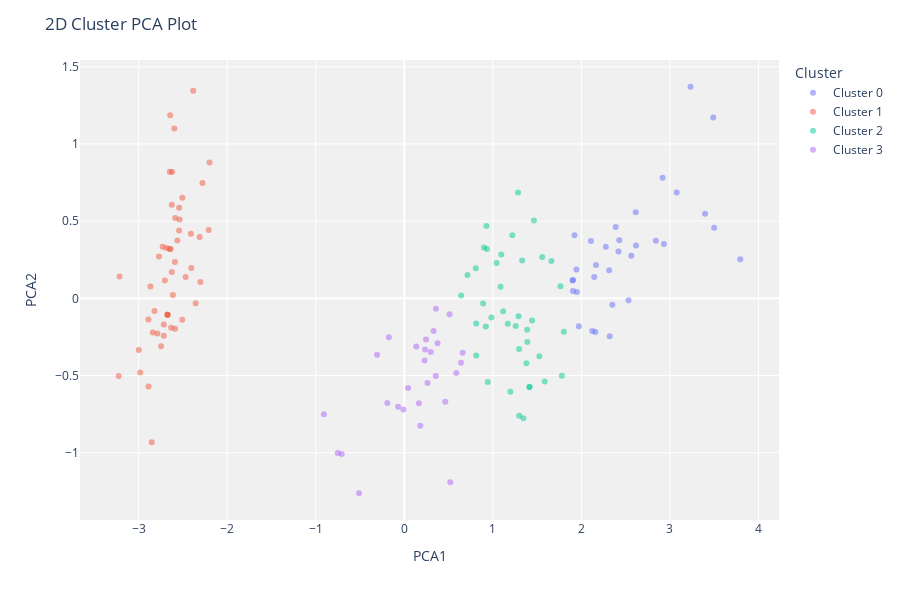

This figure's notebook cell:
### Code cell
plot_model(kmeans, plot='cluster')

### Figure 1 — Plotly figure (JSON) as saved in the notebook; plotly's stock layout.template omitted (floating-point values rounded to 4 significant figures)
{"data": [{"customdata": [[6.3], [6.7], [6.7], [6.8], [6.9], [6.7], [6.9], [6.4], [6.3], [7.7], [6.4], [7.9], [7.4], [6.4], [7.2], [6.7], [7.2], [7.7], [7.1], [6.3], [6.5], [6.2], [7.3], [6.7], [7.2], [7.6], [6.4], [6.5], [7.7], [7.7], [6.9], [6.8]], "hovertemplate": "Cluster=Cluster 0<br>PCA1=%{x}<br>PCA2=%{y}<br>Feature=%{customdata[0]}<extra></extra>", "legendgroup": "Cluster 0", "marker": {"color": "#636efa", "opacity": 0.5, "symbol": "circle"}, "mode": "markers", "name": "Cluster 0", "orientation": "v", "showlegend": true, "textposition": "top center", "type": "scatter", "x": [2.532, 1.944, 2.419, 2.563, 1.922, 2.314, 2.108, 1.905, 2.145, 3.077, 2.159, 3.232, 2.841, 2.123, 2.614, 2.276, 2.388, 3.499, 2.616, 1.971, 2.35, 1.902, 2.932, 2.32, 2.918, 3.397, 1.905, 1.949, 3.489, 3.795, 2.428, 2.165], "xaxis": "x", "y": [-0.01184, 0.1874, 0.3035, 0.276, 0.4093, 0.1826, 0.3715, 0.04805, 0.1389, 0.6858, -0.2183, 1.371, 0.3727, -0.2109, 0.5584, 0.3334, 0.4625, 0.4568, 0.3419, -0.1811, -0.04188, 0.1159, 0.3524, -0.2455, 0.7804, 0.5472, 0.1188, 0.04073, 1.172, 0.2533, 0.3768, 0.2153], "yaxis": "y"}, {"customdata": [[4.4], [5], [4.6], [5.1], [4.8], [5.1], [5], [4.5], [5.1], [5.1], [5.4], [5.1], [5], [5.1], [5.4], [5.7], [5.8], [4.3], [4.8], [5.1], [4.8], [4.9], [4.4], [5], [4.6], [5.4], [5], [4.6], [4.7], [4.9], [5.4], [4.6], [5.7], [5.4], [4.4], [4.9], [5.5], [5], [4.9], [5.5], [5.2], [4.8], [4.7], [5.3], [5], [5.1], [5.2], [4.8], [5.2], [5]], "hovertemplate": "Cluster=Cluster 1<br>PCA1=%{x}<br>PCA2=%{y}<br>Feature=%{customdata[0]}<extra></extra>", "legendgroup": "Cluster 1", "marker": {"color": "#EF553B", "opacity": 0.5, "symbol": "circle"}, "mode": "markers", "name": "Cluster 1", "orientation": "v", "showlegend": true, "textposition": "top center", "type": "scatter", "x": [-2.998, -2.704, -2.84, -2.538, -2.716, -2.209, -2.406, -2.852, -2.684, -2.59, -2.311, -2.587, -2.77, -2.648, -2.623, -2.384, -2.644, -3.225, -2.787, -2.543, -2.613, -2.674, -2.888, -2.626, -2.821, -2.28, -2.729, -2.746, -2.89, -2.715, -2.507, -3.216, -2.199, -2.41, -2.982, -2.674, -2.625, -2.867, -2.674, -2.597, -2.648, -2.588, -2.633, -2.543, -2.469, -2.303, -2.64, -2.356, -2.562, -2.508], "xaxis": "x", "y": [-0.3343, 0.115, -0.2206, 0.5104, -0.2427, 0.4427, 0.1959, -0.9329, 0.3266, 0.2361, 0.3979, 0.5205, 0.2711, 0.3191, 0.8181, 1.345, 1.186, -0.5033, -0.2277, 0.44, 0.02152, -0.1067, -0.5708, 0.1704, -0.0821, 0.7478, 0.3339, -0.3111, -0.1373, -0.1696, 0.6519, 0.1416, 0.8792, 0.4181, -0.4803, -0.1067, 0.6068, 0.07719, -0.1067, 1.1, 0.82, -0.1974, -0.1901, 0.5863, 0.1379, 0.1055, 0.3193, -0.03121, 0.3747, -0.1391], "yaxis": "y"}, {"customdata": [[6], [6.1], [6.2], [5.8], [6.5], [5.8], [6.3], [5.7], [5.8], [6.5], [6.3], [6.3], [6], [5.6], [6.4], [6.1], [6.4], [6.1], [7], [6.4], [6.9], [6.5], [6.3], [6.6], [6.1], [6.7], [6.2], [5.9], [6.3], [6.6], [6.8], [6.7], [6], [5.9], [6.1], [6.2], [6], [6.7], [6.3], [6]], "hovertemplate": "Cluster=Cluster 2<br>PCA1=%{x}<br>PCA2=%{y}<br>Feature=%{customdata[0]}<extra></extra>", "legendgroup": "Cluster 2", "marker": {"color": "#00cc96", "opacity": 0.5, "symbol": "circle"}, "mode": "markers", "name": "Cluster 2", "orientation": "v", "showlegend": true, "textposition": "top center", "type": "scatter", "x": [1.169, 1.291, 1.258, 1.414, 1.662, 1.414, 1.388, 1.345, 1.585, 1.764, 1.526, 1.443, 1.298, 1.198, 1.802, 1.78, 0.714, 0.9205, 1.285, 0.9324, 1.464, 1.087, 1.095, 1.043, 0.984, 0.9276, 0.9424, 1.116, 1.296, 0.8996, 1.331, 1.557, 0.8125, 1.39, 0.8902, 0.6417, 0.8072, 1.22, 0.8129, 1.379], "xaxis": "x", "y": [-0.1645, -0.1164, -0.1791, -0.5749, 0.242, -0.5749, -0.204, -0.7764, -0.5393, 0.07852, -0.375, -0.1438, -0.761, -0.6056, -0.2162, -0.5015, 0.1504, -0.1824, 0.6854, 0.3192, 0.5042, 0.07539, 0.2839, 0.229, -0.1244, 0.4682, -0.5418, -0.08421, -0.3276, 0.3296, 0.2447, 0.2674, -0.1623, -0.2829, -0.03381, 0.01907, 0.1951, 0.408, -0.3707, -0.4212], "yaxis": "y"}, {"customdata": [[5.9], [5], [5.2], [5.8], [4.9], [5.6], [5.7], [5.5], [5.7], [5.7], [5], [6], [5.8], [5.6], [5.6], [5.8], [5.5], [5.6], [5.5], [6.1], [5.6], [5.1], [5.4], [5.7], [5.5], [5.5], [4.9], [5.7]], "hovertemplate": "Cluster=Cluster 3<br>PCA1=%{x}<br>PCA2=%{y}<br>Feature=%{customdata[0]}<extra></extra>", "legendgroup": "Cluster 3", "marker": {"color": "#ab63fa", "opacity": 0.5, "symbol": "circle"}, "mode": "markers", "name": "Cluster 3", "orientation": "v", "showlegend": true, "textposition": "top center", "type": "scatter", "x": [0.5111, -0.5111, -0.01019, 0.2289, -0.7515, 0.3555, 0.6404, 0.181, 0.3311, 0.3752, -0.7071, 0.2623, 0.135, -0.1749, 0.6596, 0.2345, 0.463, 0.04325, 0.1645, 0.3568, 0.2452, -0.9085, 0.5873, -0.3073, -0.07034, -0.1919, 0.5194, 0.2978], "xaxis": "x", "y": [-0.1023, -1.262, -0.7206, -0.4023, -1.001, -0.5032, -0.4173, -0.8256, -0.2112, -0.2916, -1.008, -0.5479, -0.3117, -0.2518, -0.352, -0.3319, -0.6695, -0.5815, -0.6797, -0.06682, -0.2667, -0.7516, -0.4833, -0.3651, -0.7025, -0.6775, -1.191, -0.347], "yaxis": "y"}], "layout": {"height": 600, "legend": {"title": {"text": "Cluster"}, "tracegroupgap": 0}, "margin": {"t": 60}, "plot_bgcolor": "rgb(240,240,240)", "title": {"text": "2D Cluster PCA Plot"}, "xaxis": {"anchor": "y", "domain": [0, 1], "title": {"text": "PCA1"}}, "yaxis": {"anchor": "x", "domain": [0, 1], "title": {"text": "PCA2"}}}}
